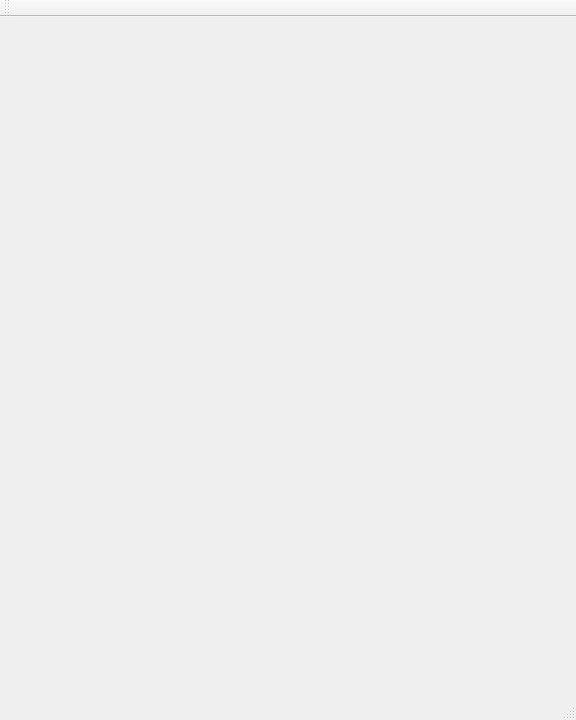
<?xml version="1.0" encoding="UTF-8"?>
<ui version="4.0">
 <class>MainWindow</class>
 <widget class="QMainWindow" name="MainWindow">
  <property name="geometry">
   <rect>
    <x>0</x>
    <y>0</y>
    <width>576</width>
    <height>720</height>
   </rect>
  </property>
  <property name="windowTitle">
   <string>MainWindow</string>
  </property>
  <widget class="QWidget" name="centralWidget">
   <widget class="QLabel" name="label">
    <property name="geometry">
     <rect>
      <x>0</x>
      <y>0</y>
      <width>341</width>
      <height>321</height>
     </rect>
    </property>
    <property name="text">
     <string/>
    </property>
   </widget>
   <widget class="QLabel" name="label_2">
    <property name="geometry">
     <rect>
      <x>0</x>
      <y>340</y>
      <width>341</width>
      <height>321</height>
     </rect>
    </property>
    <property name="text">
     <string/>
    </property>
   </widget>
  </widget>
  <widget class="QMenuBar" name="menuBar">
   <property name="geometry">
    <rect>
     <x>0</x>
     <y>0</y>
     <width>576</width>
     <height>27</height>
    </rect>
   </property>
  </widget>
  <widget class="QToolBar" name="mainToolBar">
   <attribute name="toolBarArea">
    <enum>TopToolBarArea</enum>
   </attribute>
   <attribute name="toolBarBreak">
    <bool>false</bool>
   </attribute>
  </widget>
  <widget class="QStatusBar" name="statusBar"/>
 </widget>
 <layoutdefault spacing="6" margin="11"/>
 <resources/>
 <connections/>
</ui>
